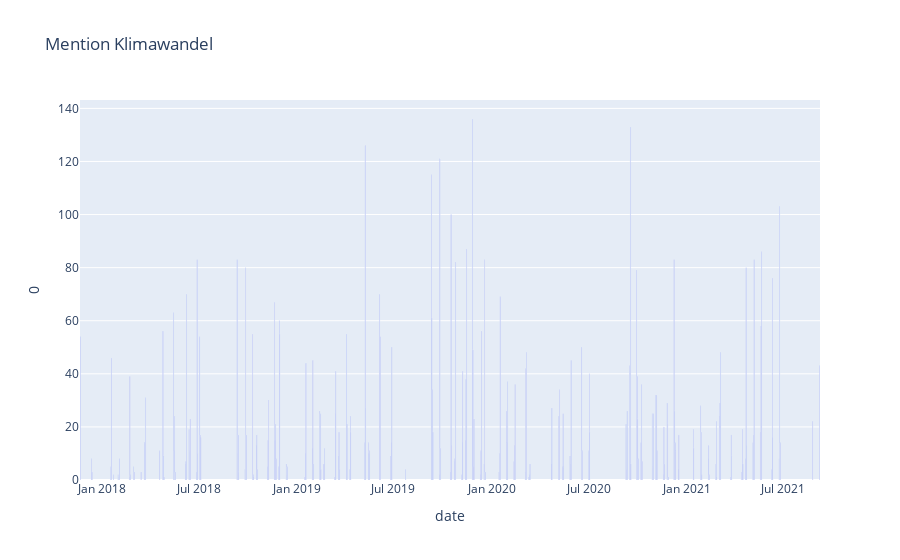

This figure's notebook cell:
### Code cell
import plotly.express as px

fig = px.bar(pg_count_cl.reset_index(), x="date", y=0, title='Mention Klimawandel')
fig.show()

### Figure 1 — Plotly figure (JSON) as saved in the notebook; plotly's stock layout.template omitted (floating-point values rounded to 4 significant figures; data arrays with more than 128 entries replaced by an {"elided": "..."} marker saying what was removed)
{"data": [{"alignmentgroup": "True", "hovertemplate": "date=%{x}<br>0=%{y}<extra></extra>", "legendgroup": "", "marker": {"color": "#636efa", "pattern": {"shape": ""}}, "name": "", "offsetgroup": "", "orientation": "v", "showlegend": false, "textposition": "auto", "type": "bar", "x": {"elided": "226 str values"}, "xaxis": "x", "y": {"elided": "226 int values"}, "yaxis": "y"}], "layout": {"autosize": true, "barmode": "relative", "legend": {"tracegroupgap": 0}, "title": {"text": "Mention Klimawandel"}, "xaxis": {"anchor": "y", "autorange": true, "domain": [0, 1], "range": ["2017-11-20 12:00", "2021-09-07 12:00"], "title": {"text": "date"}, "type": "date"}, "yaxis": {"anchor": "x", "autorange": true, "domain": [0, 1], "range": [0, 143.2], "title": {"text": "0"}, "type": "linear"}}}
